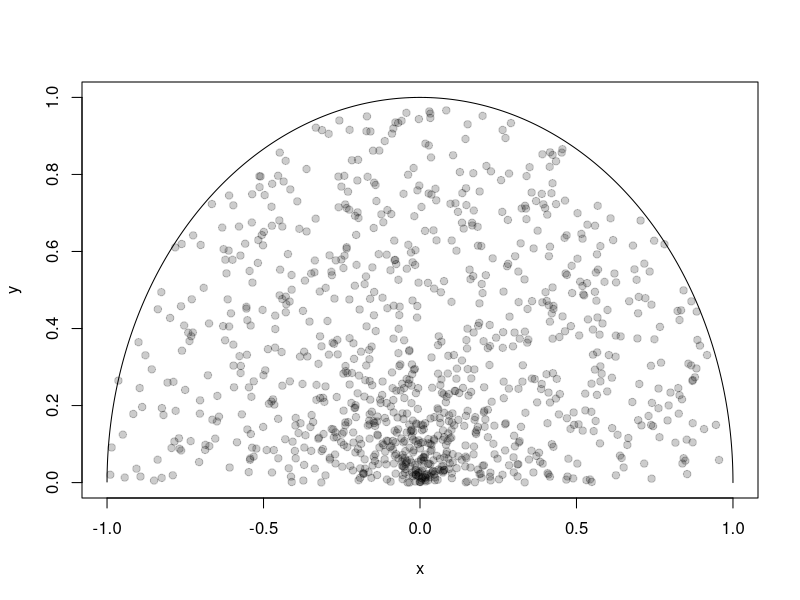
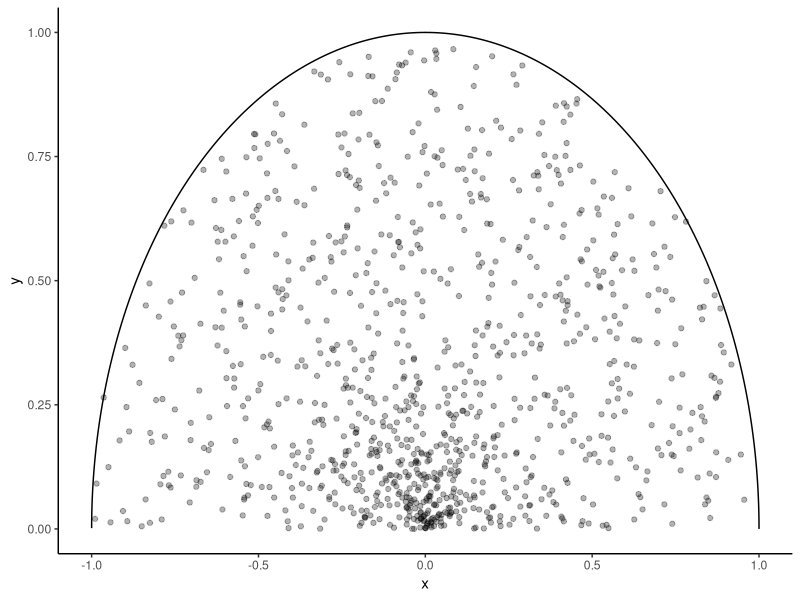
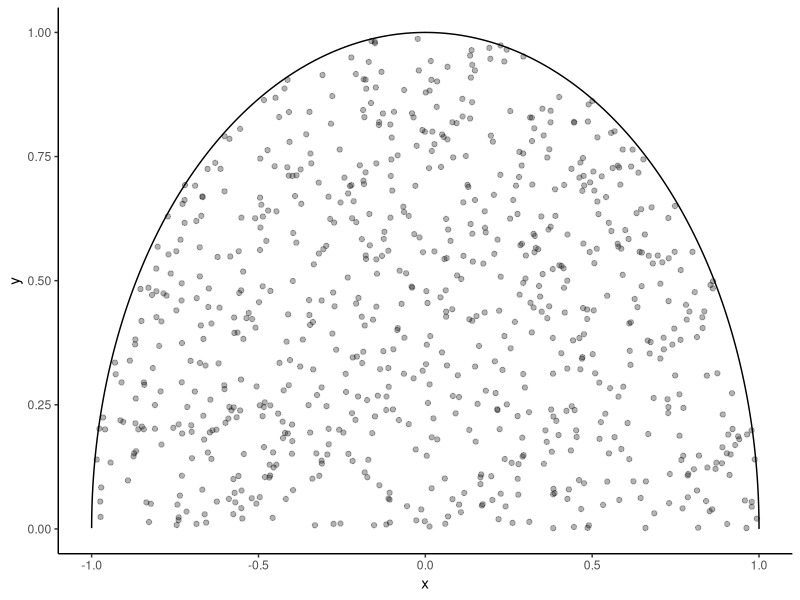
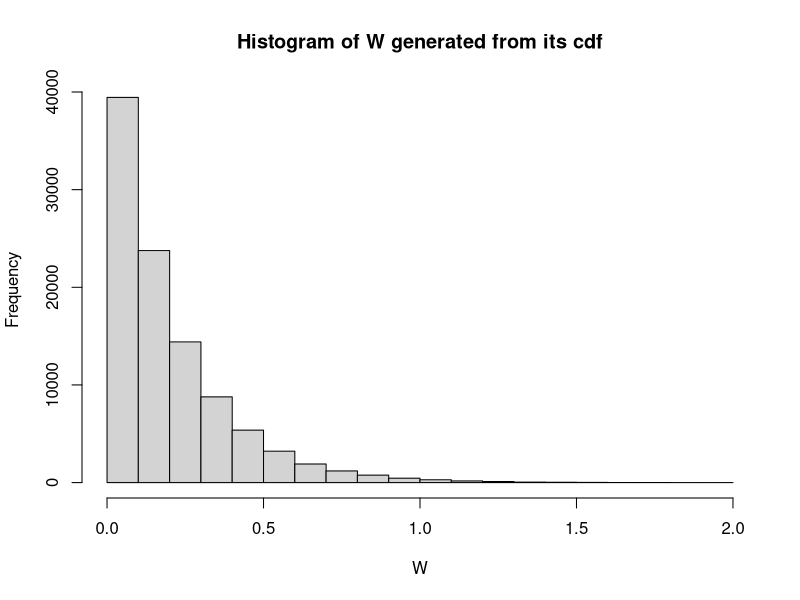
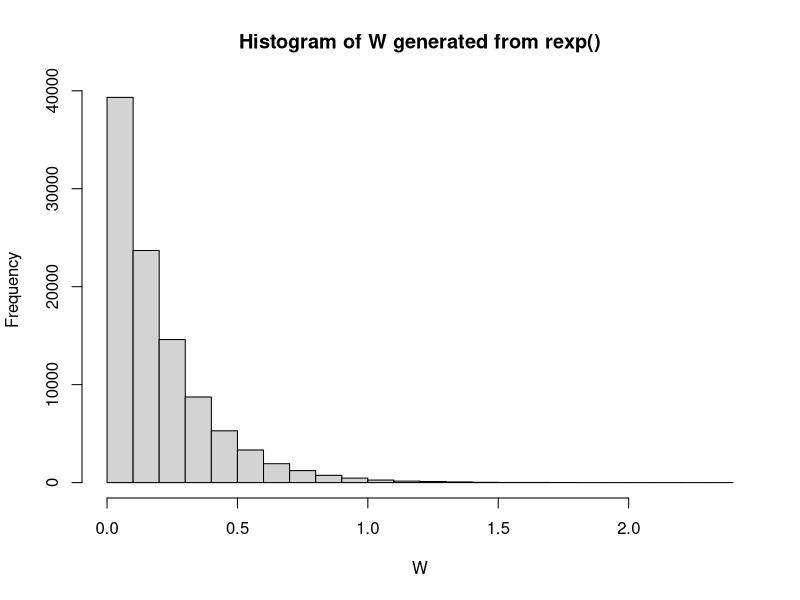
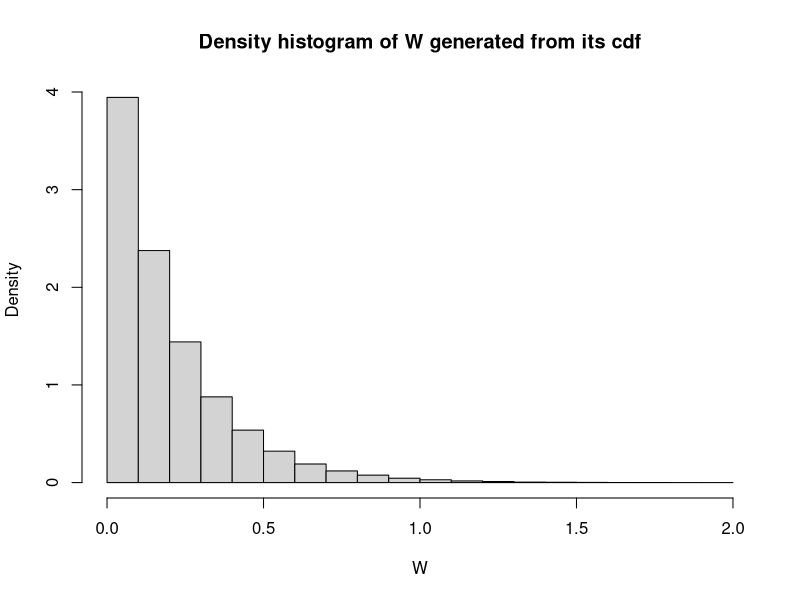
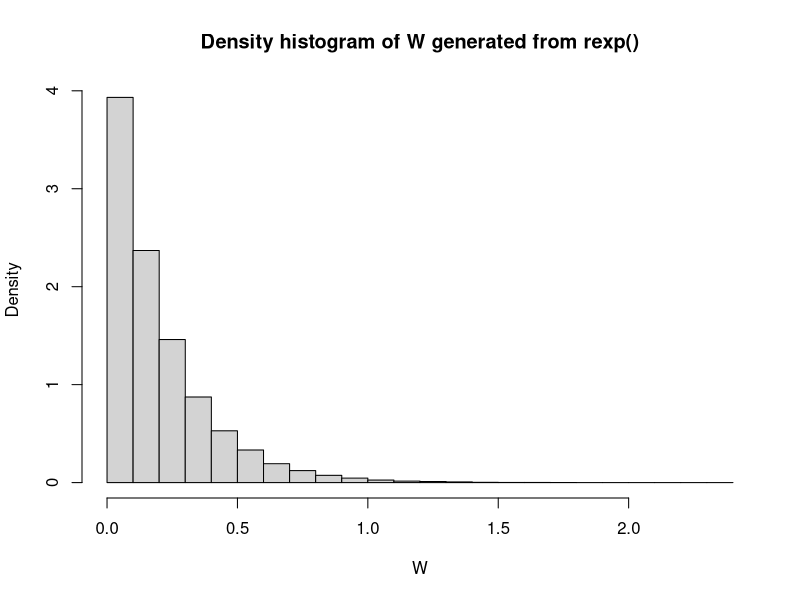
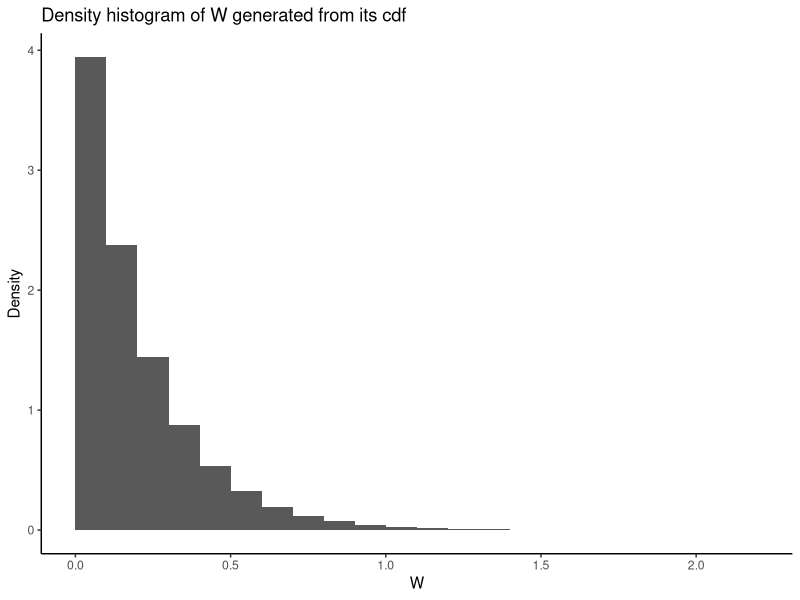

The R source for these figures, in order:
## ---- chunk 1
library(knitr)
library(kableExtra)
## ---- chunk 2
jpmf <- rbind(
  c("1/4", "0", "1/4", "1/2"),
  c("0", "1/2", "0", "1/2"),
  c("1/4", "1/2", "1/4", "1")
  )
rownames(jpmf) <- c("0", "1", "P(U=a)")
colnames(jpmf) <- c("0", "1", "2", "P(V=b)")
kable(jpmf) %>%
  kable_paper() %>%
  pack_rows("b", 1, 2) %>%
  pack_rows("", 3, 3) %>%
  add_header_above(c(" " = 1, "a" = 3, " " = 1))
## ---- chunk 3
N <- 100000
UV <- numeric(N)
for (i in 1:N) {
  # using the joint pmf to assign P(UV = x)
  UV[i] <- sample(c(0, 1), 1, prob = c(1/4 + 1/4, 1/2))
}
sum(UV) / N
## ---- chunk 4
UplusV <- sample(
   c(0, 1, 2, 3),      # all possible outcomes of U + V
   N,                  # number of simulations
   replace = TRUE,     # because each sampling needs to be independent
   prob = c(1/4, 0, 3/4, 0) # probabilities associated with each possible outcome
)
sum(UplusV) / N
## ---- chunk 5
U <- sample(c(0, 1, 1, 2), N, replace = TRUE) 
V <- sample(0:1, N, replace = TRUE)
sum(U + V) / N
## ---- chunk 6
sqrt(15) / 4
## ---- chunk 7
# Write your R codes here.
N <- 100000
a <- 2
U <- runif(N, max = a)
# Var(U) = E(U^2) - (E(U))^2
# Var(U^2) = E(U^4) - (E(U^2))^2
# Cov(U, U^2) = E(U^3) - E(U)E(U^2)
EU <- sum(U) / N
EU2 <- sum(U^2) / N # not EU^2; not sum(U)^2 / N
EU3 <- sum(U^3) / N
EU4 <- sum(U^4) / N
varU <- EU2 - EU^2
varU2 <- EU4 - EU2^2
covUU2 <- EU3 - EU * EU2

rhoUU2 <- covUU2 / sqrt(varU * varU2)

print(paste("E(U) =", EU, ";  E(U^2) =", EU2, 
            ";  E(U^3) =", EU3, ";  E(U^4) = ", EU4))
print(paste("Var(U) =", varU, ";   Var(U^2) =", varU2, 
            ";   Cov(U,U^2) =", covUU2))
print(paste("roh(U, U^2) =", rhoUU2))
## ---- chunk 8
a <- 200
U <- runif(N, max = a)
EU <- sum(U) / N
EU2 <- sum(U^2) / N
EU3 <- sum(U^3) / N
EU4 <- sum(U^4) / N
varU <- EU2 - EU^2
varU2 <- EU4 - EU2^2
covUU2 <- EU3 - EU * EU2

rhoUU2 <- covUU2 / sqrt(varU * varU2)

print(paste("E(U) =", EU, ";  E(U^2) =", EU2, 
            ";  E(U^3) =", EU3, ";  E(U^4) = ", EU4))
print(paste("Var(U) =", varU, ";   Var(U^2) =", varU2, 
            ";   Cov(U,U^2) =", covUU2))
print(paste("roh(U, U^2) =", rhoUU2))
## ---- chunk 9
N <- 10000000
X <- rnorm(N, mean = 0, sd = 1)
EX <- sum(X) / N
EX2 <- sum(X^2) / N
EX3 <- sum(X^3) / N
covXY <- EX3 - EX * EX2
# note that because this is simulation, we may even get very small negative values
covXY
print(paste("Cov(X, Y) =", round(covXY, 2)))
## ---- chunk 10
N <- 1000
R_sim <- runif(N)
theta_sim <- runif(N, max = pi) # "pi" is provided by R
## ---- chunk 11
# arithmetic functions are applied to each value of the vectors
# when the vector sizes match
X <- R_sim * cos(theta_sim)
Y <- R_sim * sin(theta_sim)
## ---- chunk 12
# create a sequence of value range from 0 to pi increasing by .01
circlei <- seq(from = 0, to = pi, by = .01) 
plot(
  cos(circlei), sin(circlei), # coordinates are (cos(i), sin(i))
  type = "l",                 # connect the coordinates with a line (curve)
  xlab = "x", ylab = "y"      # axis labels
)
points(
  X, Y,                       # add the points of (X,Y) on top of the semi-circle
  pch = 19,                   # use filled-in dots
  # set the colour parameter to use semi-transparent dots
  col = rgb(red = 0, green = 0, blue = 0, alpha = 0.2)
) 
## ---- chunk 13
library(ggplot2)
ggplot() +
  theme_classic() +
  geom_line(aes(x = cos(circlei), y = sin(circlei))) + # draw the semi-circle
  geom_point(aes(x = X, y = Y), alpha = .3) +          # place semi-transparent dots
  labs(x = "x", y = "y")
## ---- chunk 14
X <- runif(N, min = -1)
Y <- runif(N)
insemicirlce <- (X^2 + Y^2) <= 1
ggplot() +
  theme_classic() +
  geom_line(aes(x = cos(circlei), y = sin(circlei))) + # draw the semi-circle
  geom_point(aes(x = X[insemicirlce], y = Y[insemicirlce]), alpha = .3) +          # place semi-transparent dots
  labs(x = "x", y = "y")
## ---- chunk 15
sum(insemicirlce)
## ---- chunk 16
N <- 100000
set.seed(237) # fixing the random sequence
U <- runif(N) # generate samples from U(0,1)
X <- numeric(N)
for (ind in 1:N) {
    if (U[ind] < 1/2) {
        X[ind] <- 0
    } else if (U[ind] < (1/2 + 1/3)) {
        X[ind] <- 1
    } else {
        X[ind] <- 3
    }
}
table(X) / N
## ---- chunk 17
N <- 100000
set.seed(237) # fixing the random sequence
U <- runif(N) # generate samples from U(0,1)
X <- ifelse(
   U < 1/2,    # the condition
   0,          # value when Yes
   ifelse(U < 1/2 + 1/3, 1, 3)
)
table(X) / N
## ---- chunk 18
N <- 100000
set.seed(1)
# generate samples from U(0,1)
U <- runif(N) 
W <- -log(1 - U) / 5 # inverse of F_W
## ---- chunk 19
N <- 100000
# generate samples from Exp(5) directly
set.seed(1)
W2 <- rexp(N, 5)
## ---- chunk 20
#| layout-ncol: 2
hist(W, main = "Histogram of W generated from its cdf", xlab = "W")
hist(W2, main = "Histogram of W generated from rexp()", xlab = "W")
## ---- chunk 21
#| layout-ncol: 2
hist(W, main = "Density histogram of W generated from its cdf", xlab = "W", freq = FALSE)
hist(W2, main = "Density histogram of W generated from rexp()", xlab = "W", freq = FALSE)
## ---- chunk 22
#| layout-ncol: 2
library(ggplot2)
ggplot() +
  theme_classic() +
  geom_histogram(aes(x = W, y = after_stat(density)),
                 breaks = seq(0, 2.2, 0.1)) +
  labs(title = "Density histogram of W generated from its cdf" ,
       y = "Density", x = "W")
ggplot() +
  theme_classic() +
  geom_histogram(aes(x = W2, y = after_stat(density)),
                 breaks = seq(0, 2.2, 0.1)) +
  labs(title = "Density histogram of W generated from rexp()" ,
       y = "Density", x = "W")

## ---- chunk 23
# playing a hand in rock-paper-scissors
play_a_hand <- function() {
  # rock is 1, paper is 2, scissors is 3
  return(sample(1:3, size = 1))
}
## ---- chunk 24
# 1. if tie -> lose 3 / 3 to the candies
# 2.1 else if you play a rock -> win or lose 1
# 2.2 else if you play a paper -> win or lose 2
# 2.3 else if you play a scissors -> win or lose 3
N <- 100000
Y <- numeric(N)
X <- numeric(N)
W <- numeric(N)

for (sim in 1:N) {
    for (round in 1:5) {
        # new hands in each round
        you <- play_a_hand()
        michael <- play_a_hand()
        if (you == michael) { # tie
            Y[sim] <- Y[sim] - 3
            X[sim] <- X[sim] + 3 * 2 # from both you and Michael
        } else { # not a tie
            if (you == 1) {
                Y[sim] <- Y[sim] + you * ifelse(michael == 3, 1, -1) 
                W[sim] <- W[sim] + ifelse(michael == 3, 1, 0) # add 1 if you win
            } 
            if (you == 2) {
                Y[sim] <- Y[sim] + you * ifelse(michael == 1, 1, -1) 
                W[sim] <- W[sim] + ifelse(michael == 1, 1, 0) # add 1 if you win
            }
            if (you == 3) {
                Y[sim] <- Y[sim] + you * ifelse(michael == 2, 1, -1) 
                W[sim] <- W[sim] + ifelse(michael == 2, 1, 0) # add 1 if you win
            }
        }
    }
}
print(paste("E(Y) =", sum(Y) / N))
print(paste("P(X > 6) = ", sum(X > 6)/ N))
print(paste("P(W <= 2) = ", sum(W <= 2) /N))
## ---- chunk 25
#| layout-ncol: 3
library(ggplot2)
ggplot() +
  theme_minimal() +
  geom_histogram(aes(x = Y), breaks = seq(-15, 15, 1)) +
  labs(y = "", title = "Histogram of simulated Y")
ggplot() +
  theme_minimal() +
  geom_histogram(aes(x = X), breaks = seq(0, 30, 1)) +
  labs(y = "", title = "Histogram of simulated X")
ggplot() +
  theme_minimal() +
  geom_histogram(aes(x = W), breaks = seq(0, 5, 1)) +
  labs(y = "", title = "Histogram of simulated W")

## ---- chunk 26
M <- 100000 # number of simulations
# generate M random samples of N
# a. dxxx b. pxxx c. rxxx d. qxxx
# rxxx -> generate random samples
samp <- rbinom(M, 20, .4) # Binom(20, 0.4)
sum(samp) / M # the weighted average estimates the expecation
## ---- chunk 27
M <- 100000 # number of simulations
samp <- rbinom(M, 20, .4) # simulate M x Binom(20, 0.4)
EN2 <- sum(samp^2) / M # E[N^2]; samp^2 takes care of ^2 for each element
EN <- sum(samp) / M
print("Estimated expected value of N^2:")
EN2
print("Estimated expected value of N:")
EN
print("Estimated variance of N:")
EN2 - EN^2
## ---- chunk 28
y <- 1:20 # values of interest
# pmf -> dxxxx
# geometric -> dgeom
pmfY <- dgeom(y - 1, .3)
# cdf -> pxxxx
# geometric -> pgeom
cdfY <- pgeom(y - 1, .3)
# plotting pmf: using base R
# plot(y, pmfY, xlab = "y", ylab = "pmf of Y")
# plotting pmf: using ggplot2
library(ggplot2)
# specify with `mapping = ` that you are not 
# passing a data table as your first argument
ggplot(mapping = aes(x = y, y = pmfY)) + 
  theme_minimal() +
  geom_segment(aes(xend = y, yend = 0)) +
  geom_point() +
  labs(x = "y", y = "pmf of Y")
## ---- chunk 29
# using built-in functions
pnorm((-.5 - 1) / 4) # using transformation to Z
pnorm(-.5, 1, 4) # using the built-in functions parameters to specify the distribution

# P(X > 2)
1 - pnorm(2, 1, 4)
## ---- chunk 30
qnorm(0.25, 1, 4) # q.25 of X directly
qnorm(0.25) * 4 + 1 # q.25 of Z then transform
## ---- chunk 31
lambda <- 1
x <- 2
lambda * exp(1)^(-lambda * x) # exp(1) = e
lambda * exp(-lambda * x) # exp(x) = e^x

dexp(x, lambda) # R's built-in family of functions for common distributions

# you can also define your own function
pdf_of_exp <- function(a, rate) {
    term1 <- rate
    term2 <- exp(-rate * a)
    term1 * term2
}
pdf_of_exp(x, lambda)

## ---- chunk 32
# custom function
cdf_of_exp <- function(a, rate) {
    1 - exp(-rate * a)
}
cdf_of_exp(2, 1)

# built-in function
pexp(2, 1)
## ---- chunk 33
pmfN <- dbinom(0:10, 10, 1/3) # compute for values 0, 1, 2, ..., 10
binomN <- data.frame(n = 0:10, pmf = pmfN) # place them in a table format
binomN
## ---- chunk 34
cdfN <- pbinom(0:10, 10, 1/3)
binomN["cdf"] <- cdfN # add a new column to an existing table
binomN
## ---- chunk 35
library(ggplot2) # load the library
# loading the library allows the user to access
# the family of functions provided by the library

ggplot(binomN, aes(x = n)) + # initialize a ggplot canvas with the data and set x axis to column `n`
  geom_point(aes(y = pmf)) + # add points with y axis mapped to the pmf
  geom_segment(aes(y = 0, yend = pmf, xend = n)) + # draw lines from the points to y = 0
  theme_classic() + # controls aesthetics; you can also try theme_minimal(), theme_void(), etc.
  labs(
    title = "Probability mass function of N", 
    y = expression(p[N]) # allows mathematical expressions
  )
## ---- chunk 36
#| message: false
#| warning: false
library(tidyverse)
binomN <- binomN %>% 
  add_row(n = -1, pmf = 0, cdf = 0, .before = 1) %>%
  add_row(n = 11, pmf = 0, cdf = 1)
ggplot(binomN, aes(x = n, y = cdf)) + 
  theme_classic() +
  geom_segment(aes(xend = lead(n), yend = cdf)) +
  geom_point(data = filter(binomN, n > -1, n < 11)) +
  labs(y = expression(F[N]), title = "Cumulative distribution function of N") +
  scale_y_continuous(limits = c(0, 1)) +
  scale_x_continuous(limits = c(-1, 11), breaks = seq(0, 10, 5))
## ---- chunk 37
library(ggplot2)
x <- 0:10
df <- data.frame(
  x = x,
  bin30 = dbinom(x, size = 30, prob = 0.1),
  bin100 = dbinom(x, size = 100, prob = .03),
  bin300 = dbinom(x, size = 300, prob = .01),
  pois = dpois(x, 3)
)
ggplot(df, aes(x = x)) +
  theme_minimal() +
  # adding pch within mapping creates a legend based on point type
  geom_point(aes(y = bin30, pch = "Bin(30, 0.1)"), alpha = 0.5, size = 3) + 
  geom_point(aes(y = bin100, pch = "Bin(100, 0.03)"), alpha = 0.5, size = 3) +
  geom_point(aes(y = bin300, pch = "Bin(300, 0.01)"), alpha = 0.5, size = 3) +
  geom_point(aes(y = pois, pch = "Pois(3)"), alpha = 0.5, size = 3) +
  labs(y = "P(x)", pch = "Distribution")
## ---- chunk 38
N <- 10^6
# simulation approach 1
res1 <- replicate(
  N, {
    x <- 0; s <- 0
    while(s < 7) { # loop while the sum is less than 7
      s <- s + sample(1:6, 1)
      x <- x + 1 # coun the number of rolls
    }
    x
  }
)
cat('F(1)=', sum(res1 <= 1)/N)
cat('F(2)=', sum(res1 <= 2)/N)
cat('F(7)=', sum(res1 <= 7)/N)
## ---- chunk 39
s <- matrix(
  sample(1:6, N*7, replace = TRUE),
  ncol = 7
) # simulate 7 rolls each time
cumulative_sums <- apply(s, 1, cumsum) # get cumulative sum for each simulation
# check which is the first roll that exceeds 6
res2 <- apply(cumulative_sums, 2, function(x) min(which(x > 6))) 
cat('F(1)=', sum(res2 <= 1)/N)
cat('F(2)=', sum(res2 <= 2)/N)
cat('F(7)=', sum(res2 <= 7)/N)
## ---- chunk 40
# want: P(flu) 
N <- 10^6
# the probabilities
pvac <- 0.35
pflu_vac <- 0.03
pflu_no_vac <- 0.12
# simulate vaccinated population with TRUE / FALSE otherwise
sim_vac <- sample(
  x = c(T, F), size = N, replace = TRUE,
  prob = c(pvac, 1 - pvac)
) # we can pass the probabilities manually
sim_flu <- logical(N) # placeholder of T/F
for (ind in 1:N) {
    if (sim_vac[ind]) { # vaccinated
        sim_flu[ind] <- sample(
           x = c(T, F), size = 1,
           # probabilities for vaccinated
           prob = c(pflu_vac, 1 - pflu_vac) 
        )
    } else { # not vaccinated
        sim_flu[ind] <- sample(
           x = c(T, F), size = 1,
           # probabilities for non-vaccinated
           prob = c(pflu_no_vac, 1 - pflu_no_vac)
        )
    }
}
sum(sim_flu) / N
## ---- chunk 41
sample(x = 1:6, size = 1)
## ---- chunk 42
N <- 10
draw <- numeric(N) # a placeholder
for (i in 1:N) {
  draw[i] <- sample(1:6, 1) # place simulations inside the placeholder
}
draw
## ---- chunk 43
N <- 15
draw <- sample(1:6, N, replace = TRUE)
draw
## ---- chunk 44
N <- 10^6 # one million times
draw <- sample(1:6, N, replace = TRUE)
# check the remainder after dividing by 2 is 0, i.e., is even
# the checking is done for all simulated individual values
is_even <- draw %% 2 == 0 
sum(is_even) / N # sum() counts TRUE as 1 and FALSE as 0
## ---- chunk 45
# we will use the same samples (draw) and N from above 
# (may not be available on the worksheet)
is_less_than_3 <- draw < 3
sum(is_less_than_3) / N
## ---- chunk 46
N <- 10^6
# replicate outputs result of `n` repetitions of 
# the operations described in `expr`
# it allows replicating multiple lines of codes
C <- replicate( 
  n = N, expr = {
    # roll a die twice
    roll <- sample(1:6, size = 2, replace = TRUE) 
    # output whether the sum is greater than or equal to 8
    sum(roll) >= 8
  })
sum(C)/N
